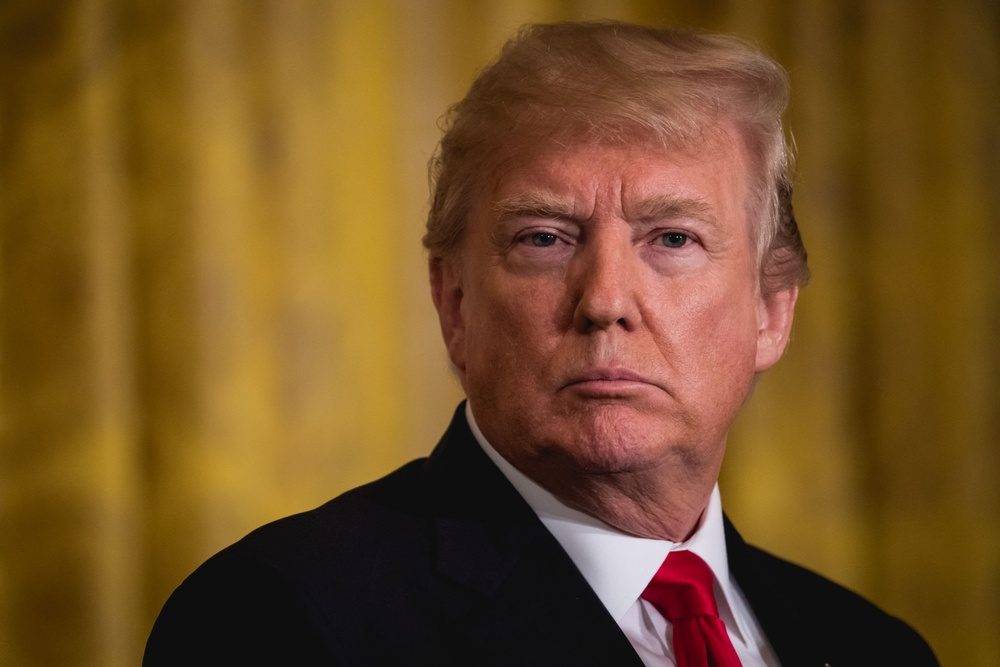
#> input picture Basic Yolov8n and MTCNN for Face Recognition/test.jpg, 1000 x 667 px, shrunk from 2048 x 1365 before the run, found by its file name
$ jupyter execute imageBlurring.ipynb
#> lines starting #> are read from the running program, lines starting #| are printed output that depends on the picture
[cell 1]
import cv2
import matplotlib.pyplot as plt

# Load the image
image = cv2.imread('test.jpg')  # Replace 'your_image.jpg' with the path to your image file
#> image is the input picture: shape (667, 1000, 3); mean B, G, R 37.2, 80.3, 115.1

# Check if the image was loaded successfully
if image is None:
    print("Error: Could not open image.")
else:
    # Choose the type of blur you want to apply. Here are a few examples:

    # Gaussian Blur
    blurred_image = cv2.GaussianBlur(image, (9, 9), 0)  # You can adjust the kernel size (9, 9) and the standard deviation (0) as needed

    # Median Blur
    # blurred_image = cv2.medianBlur(image, 5)  # You can adjust the kernel size (5) as needed

    # Bilateral Filter (Preserves edges)
    # blurred_image = cv2.bilateralFilter(image, 9, 75, 75)  # You can adjust the parameters (9, 75, 75) as needed

    # Convert the BGR image to RGB format for displaying with Matplotlib
    blurred_image_rgb = cv2.cvtColor(blurred_image, cv2.COLOR_BGR2RGB)

    # Display the original and blurred images using Matplotlib
    plt.figure(figsize=(12, 6))
    plt.subplot(121)
    plt.title('Original Image')
    plt.imshow(cv2.cvtColor(image, cv2.COLOR_BGR2RGB))
    plt.axis('off')

    plt.subplot(122)
    plt.title('Blurred Image')
    plt.imshow(blurred_image_rgb)
    plt.axis('off')

    plt.tight_layout()
    plt.show()
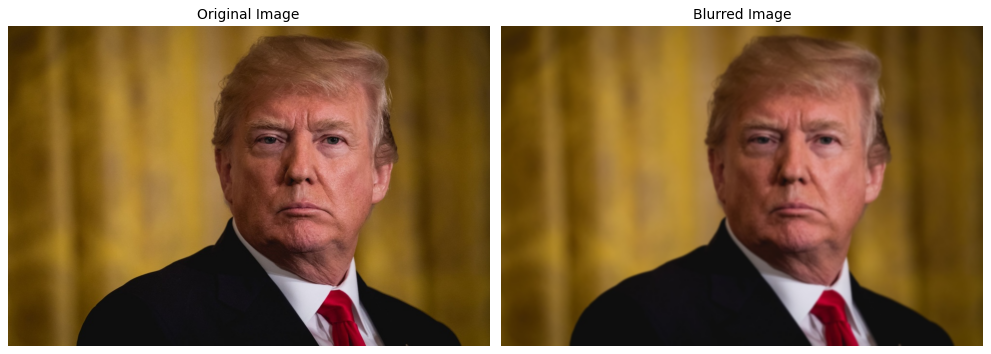
#> figure drawn by matplotlib, 2 panels
